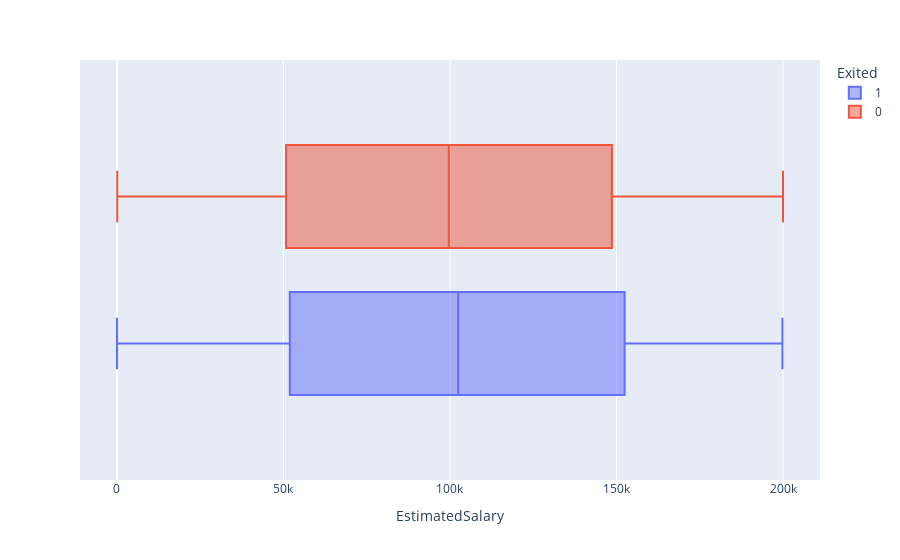

The cell this chart's notebook holds for it:
### Code cell
categories=[1, 0]
box_data = churn_data_df[churn_data_df['Exited'].isin(categories)]
fig = px.box(data_frame = box_data, x = 'EstimatedSalary', color='Exited')
fig.show()
"""от зарплаты не зависит"""

### Figure 1 — Plotly figure (JSON) as saved in the notebook; plotly's stock layout.template omitted (floating-point values rounded to 4 significant figures; data arrays with more than 128 entries replaced by an {"elided": "..."} marker saying what was removed)
{"data": [{"alignmentgroup": "True", "hovertemplate": "Exited=1<br>EstimatedSalary=%{x}<extra></extra>", "legendgroup": "1", "marker": {"color": "#636efa"}, "name": "1", "notched": false, "offsetgroup": "1", "orientation": "h", "showlegend": true, "type": "box", "x": {"elided": "2037 float values"}, "x0": " ", "xaxis": "x", "y0": " ", "yaxis": "y"}, {"alignmentgroup": "True", "hovertemplate": "Exited=0<br>EstimatedSalary=%{x}<extra></extra>", "legendgroup": "0", "marker": {"color": "#EF553B"}, "name": "0", "notched": false, "offsetgroup": "0", "orientation": "h", "showlegend": true, "type": "box", "x": {"elided": "7963 float values"}, "x0": " ", "xaxis": "x", "y0": " ", "yaxis": "y"}], "layout": {"boxmode": "group", "legend": {"title": {"text": "Exited"}, "tracegroupgap": 0}, "margin": {"t": 60}, "xaxis": {"anchor": "y", "domain": [0, 1], "title": {"text": "EstimatedSalary"}}, "yaxis": {"anchor": "x", "domain": [0, 1]}}}
